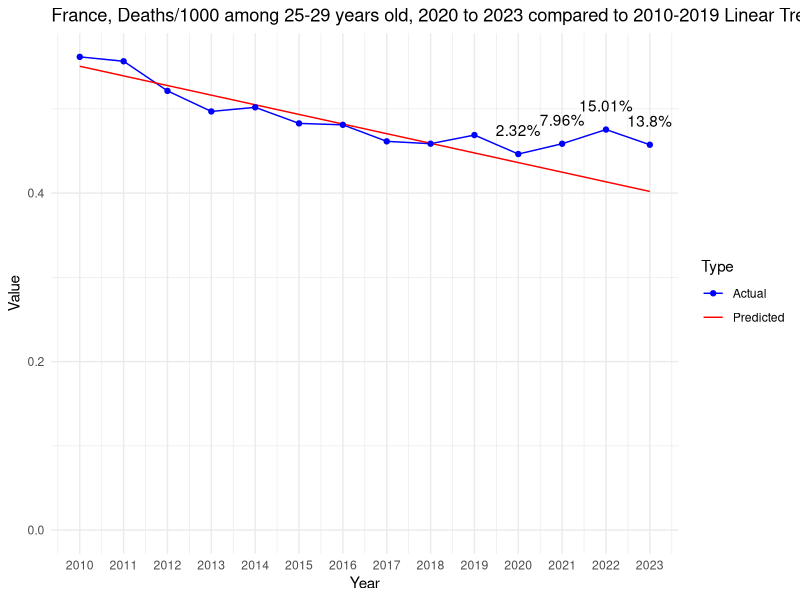

The R source for this figure:
# Load necessary libraries
library(dplyr)
library(readr)
library(ggplot2)

# Defines the data as a named vector
data <- c(
`2010` = 0.561703011879699, `2011` = 0.556497685047101, `2012` = 0.521331244894379, `2013` = 0.496939116588717, `2014` = 0.501824900551565,
`2015` = 0.482734817586841, `2016` = 0.481055028671246, `2017` = 0.461430778779995, `2018` = 0.458654491184661, `2019` = 0.468912332096182,
`2020` = 0.446369242446454, `2021` = 0.458605469174115, `2022` = 0.475419614605356, `2023` = 0.457413244833492
)

# Extracts data for the decade and recent years
decade <- data[as.character(2010:2019)]
recent_years <- data[as.character(2020:2023)]

# Fits a linear model to the decade data
years <- as.numeric(names(decade))
lm_model <- lm(decade ~ years)

# Predicts values for 2020 to 2023 based on the linear model
predicted_values <- predict(lm_model, newdata = data.frame(years = as.numeric(names(recent_years))))

# Calculates deviations from the linear trend
deviations <- recent_years - predicted_values

# Calculates the mean and standard deviation of the decade
decade_mean <- mean(decade)
decade_stddev <- sd(decade)

# Initializes vectors to store the calculated values
z_scores <- numeric(length(recent_years))
percent_deviations <- numeric(length(recent_years))

# Calculates and store the Z-scores, deviations, and percentage of deviations for recent years
for (i in 1:length(recent_years)) {
  year <- names(recent_years)[i]
  z_scores[i] <- (recent_years[year] - decade_mean) / decade_stddev
  deviation <- deviations[year]
  percent_deviations[i] <- (deviation / predicted_values[i]) * 100
  cat(sprintf("Year: %s, Z-score: %f, Deviation from linear trend: %f, Percentage of deviation: %f%%\n",
              year, z_scores[i], deviation, percent_deviations[i]))
}

# Prepare an extended range for predictions, including 2020 to 2023
extended_years <- as.numeric(c(names(decade), names(recent_years)))

# Predict values for the extended range based on the linear model
extended_predicted_values <- predict(lm_model, newdata = data.frame(years = extended_years))

# Create a data frame for plotting actual values
actual_plot_data <- data.frame(
  Year = as.numeric(names(data)),
  Value = data,
  Type = "Actual"
)

# Create a data frame for plotting predicted values
predicted_plot_data <- data.frame(
  Year = extended_years,
  Value = extended_predicted_values,
  Type = "Predicted"
)

# Combine actual and predicted data
plot_data <- rbind(actual_plot_data, predicted_plot_data)

# Create the line chart
p <- ggplot(plot_data, aes(x = Year, y = Value, color = Type)) +
  geom_line(aes(group = Type)) +
  geom_point(data = actual_plot_data, aes(x = Year, y = Value)) +
  theme_minimal() +
  labs(title = "France, Deaths/1000 among 25-29 years old, 2020 to 2023 compared to 2010-2019 Linear Trend", x = "Year", y = "Value") +
  scale_color_manual(values = c("Actual" = "blue", "Predicted" = "red")) +
  scale_y_continuous(labels = scales::comma, limits = c(0, max(plot_data$Value))) +
  scale_x_continuous(breaks = extended_years) # Set breaks to every year

# Add percentage of deviation annotations for 2020 to 2023
for (i in 1:length(recent_years)) {
  year <- as.numeric(names(recent_years)[i])
  deviation_value <- percent_deviations[i]
  p <- p + annotate("text", x = year, y = data[as.character(year)], label = paste0(round(deviation_value, 2), "%"), vjust = -1.5)
}

# Print the plot
print(p)